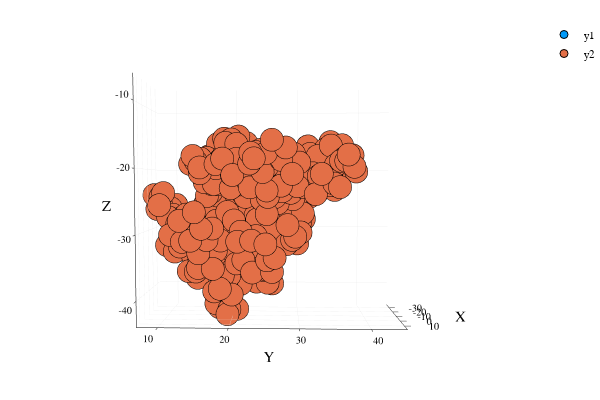

The notebook cell saved with this chart:
### Code cell
ploteo

### Figure 1 — Plotly figure (JSON) as saved in the notebook; plotly's stock layout.template omitted (floating-point values rounded to 4 significant figures; data arrays with more than 128 entries replaced by an {"elided": "..."} marker saying what was removed)
{"data": [{"colorbar": {"title": ""}, "hoverinfo": "text", "legendgroup": "y1", "marker": {"color": "rgba(0, 154, 250, 1.000)", "line": {"color": "rgba(0, 0, 0, 1)", "width": 1}, "size": 8, "symbol": "circle"}, "mode": "markers", "name": "y1", "showlegend": true, "text": {"elided": "452 null values"}, "type": "scatter3d", "x": {"elided": "452 float values"}, "xaxis": "x", "y": {"elided": "452 float values"}, "yaxis": "y", "z": {"elided": "452 float values"}}, {"colorbar": {"title": ""}, "hoverinfo": "text", "legendgroup": "y2", "marker": {"color": "rgba(227, 111, 71, 1.000)", "line": {"color": "rgba(0, 0, 0, 1)", "width": 1}, "size": 8, "symbol": "circle"}, "mode": "markers", "name": "y2", "showlegend": true, "text": {"elided": "452 null values"}, "type": "scatter3d", "x": {"elided": "452 float values"}, "xaxis": "x", "y": {"elided": "452 float values"}, "yaxis": "y", "z": {"elided": "452 float values"}}], "layout": {"annotations": [], "height": 400, "legend": {"bgcolor": "rgba(255, 255, 255, 1.000)", "bordercolor": "rgba(0, 0, 0, 1)", "font": {"color": "rgba(0, 0, 0, 1)", "family": "sans-serif", "size": 11}, "tracegroupgap": 0, "x": 1, "y": 1}, "margin": {"b": 20, "l": 0, "r": 0, "t": 20}, "paper_bgcolor": "rgba(255, 255, 255, 1.000)", "plot_bgcolor": "rgba(255, 255, 255, 1.000)", "scene": {"aspectmode": "auto", "aspectratio": {"x": 0.4797, "y": 1.493, "z": 1.396}, "camera": {"center": {"x": 0, "y": 0, "z": 0}, "eye": {"x": 2.597, "y": 0.06054, "z": 0.1169}, "up": {"x": 0, "y": 0, "z": 1}}, "xaxis": {"anchor": "y1", "domain": [0.06165, 0.9934], "gridcolor": "rgba(0, 0, 0, 0.1)", "gridwidth": 0.5, "linecolor": "rgba(0, 0, 0, 1)", "mirror": false, "range": [-38, 17], "showgrid": true, "showline": true, "showticklabels": true, "tickangle": 0, "tickcolor": "rgb(0, 0, 0)", "tickfont": {"color": "rgba(0, 0, 0, 1)", "family": "sans-serif", "size": 11}, "tickmode": "array", "ticks": "inside", "ticktext": ["-30", "-20", "-10", "0", "10"], "tickvals": [-30, -20, -10, 0, 10], "title": "X", "titlefont": {"color": "rgba(0, 0, 0, 1)", "family": "sans-serif", "size": 15}, "type": "linear", "visible": true, "zeroline": false, "zerolinecolor": "rgba(0, 0, 0, 1)"}, "yaxis": {"anchor": "x1", "domain": [0.07581, 0.9902], "gridcolor": "rgba(0, 0, 0, 0.1)", "gridwidth": 0.5, "linecolor": "rgba(0, 0, 0, 1)", "mirror": false, "range": [7, 45], "showgrid": true, "showline": true, "showticklabels": true, "tickangle": 0, "tickcolor": "rgb(0, 0, 0)", "tickfont": {"color": "rgba(0, 0, 0, 1)", "family": "sans-serif", "size": 11}, "tickmode": "array", "ticks": "inside", "ticktext": ["10", "20", "30", "40"], "tickvals": [10, 20, 30, 40], "title": "Y", "titlefont": {"color": "rgba(0, 0, 0, 1)", "family": "sans-serif", "size": 15}, "type": "linear", "visible": true, "zeroline": false, "zerolinecolor": "rgba(0, 0, 0, 1)"}, "zaxis": {"gridcolor": "rgba(0, 0, 0, 0.1)", "gridwidth": 0.5, "linecolor": "rgba(0, 0, 0, 1)", "mirror": false, "range": [-44, -6], "showgrid": true, "showline": true, "showticklabels": true, "tickangle": 0, "tickcolor": "rgb(0, 0, 0)", "tickfont": {"color": "rgba(0, 0, 0, 1)", "family": "sans-serif", "size": 11}, "tickmode": "array", "ticks": "inside", "ticktext": ["-40", "-30", "-20", "-10"], "tickvals": [-40, -30, -20, -10], "title": "Z", "titlefont": {"color": "rgba(0, 0, 0, 1)", "family": "sans-serif", "size": 15}, "type": "linear", "visible": true, "zeroline": false, "zerolinecolor": "rgba(0, 0, 0, 1)"}}, "showlegend": true, "width": 600}}
